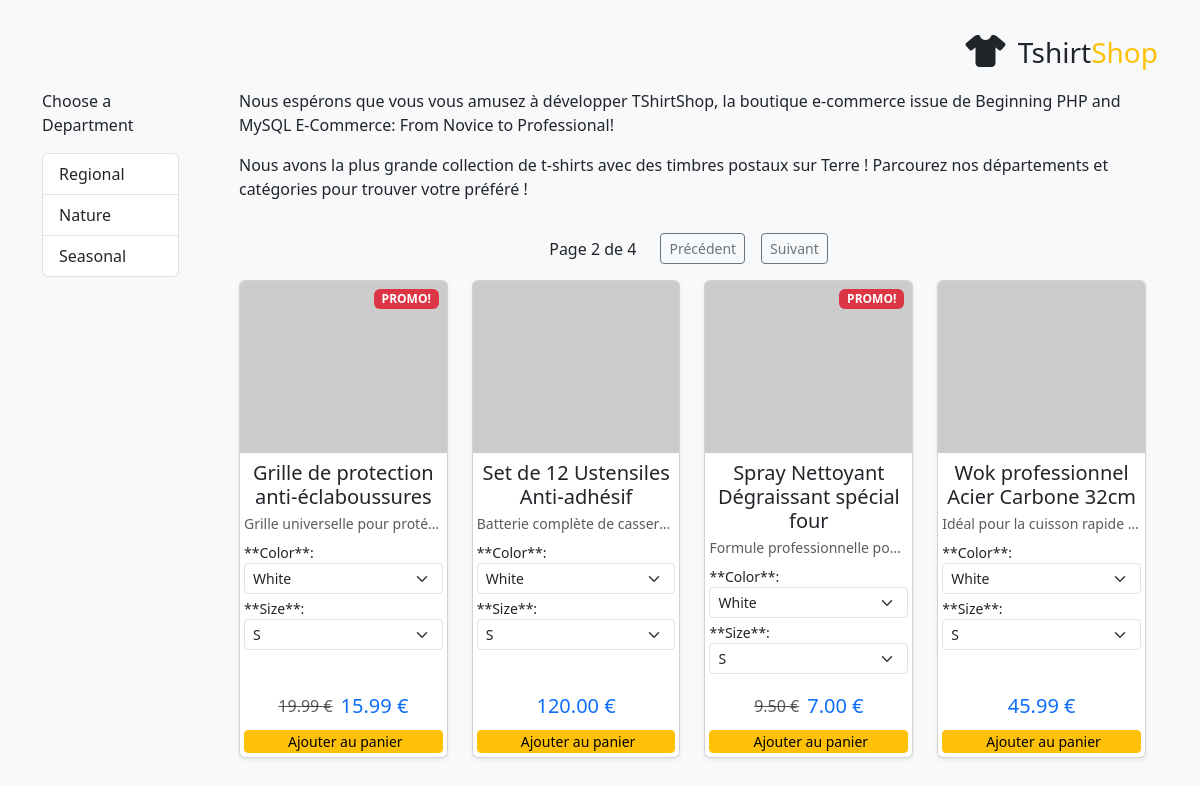
The page /index.php?Page=2 on the database its author committed.
### tables this page shows
CREATE TABLE `department` (
  `department_id` int(11) NOT NULL,
  `name` varchar(100) NOT NULL,
  `description` varchar(1000) DEFAULT NULL
);

CREATE TABLE `product` (
  `product_id` int(11) NOT NULL,
  `name` varchar(100) NOT NULL,
  `description` varchar(1000) NOT NULL,
  `price` decimal(10,2) NOT NULL,
  `discounted_price` decimal(10,2) NOT NULL DEFAULT '0.00',
  `image` varchar(150) DEFAULT NULL,
  `image_2` varchar(150) DEFAULT NULL,
  `thumbnail` varchar(150) DEFAULT NULL,
  `display` smallint(6) NOT NULL DEFAULT '0'
);

CREATE TABLE `attribute` (
  `attribute_id` int(11) NOT NULL,
  `name` varchar(100) NOT NULL
);

CREATE TABLE `attribute_value` (
  `attribute_value_id` int(11) NOT NULL,
  `attribute_id` int(11) NOT NULL,
  `value` varchar(100) NOT NULL
);

### presentation/templates_c/%%10^108^1083067C%%products_list.tpl.php (the view, shortened to what the rows shown need)
<?php echo smarty_function_load_presentation_object(array('filename' => 'products_list','assign' => 'obj'), $this);?>
<?php if ($this->_tpl_vars['obj']->mProducts): ?>
        <div class="row row-cols-1 row-cols-sm-2 row-cols-md-3 row-cols-lg-4 g-4">
        <?php unset($this->_sections['k']);
$this->_sections['k']['name'] = 'k';
$this->_sections['k']['loop'] = is_array($_loop=$this->_tpl_vars['obj']->mProducts) ? count($_loop) : max(0, (int)$_loop); unset($_loop);
$this->_sections['k']['show'] = true;
$this->_sections['k']['max'] = $this->_sections['k']['loop'];
$this->_sections['k']['step'] = 1;
$this->_sections['k']['start'] = $this->_sections['k']['step'] > 0 ? 0 : $this->_sections['k']['loop']-1;
if ($this->_sections['k']['show']) {
    $this->_sections['k']['total'] = $this->_sections['k']['loop'];
} else
    $this->_sections['k']['total'] = 0;
if ($this->_sections['k']['show']):
            for ($this->_sections['k']['index'] = $this->_sections['k']['start'], $this->_sections['k']['iteration'] = 1;
                 $this->_sections['k']['iteration'] <= $this->_sections['k']['total'];
                 $this->_sections['k']['index'] += $this->_sections['k']['step'], $this->_sections['k']['iteration']++):
$this->_sections['k']['rownum'] = $this->_sections['k']['iteration'];
$this->_sections['k']['index_prev'] = $this->_sections['k']['index'] - $this->_sections['k']['step'];
$this->_sections['k']['index_next'] = $this->_sections['k']['index'] + $this->_sections['k']['step'];
$this->_sections['k']['first']      = ($this->_sections['k']['iteration'] == 1);
$this->_sections['k']['last']       = ($this->_sections['k']['iteration'] == $this->_sections['k']['total']);
?>
                        <div class="col">
                <div class="card h-100 shadow-sm product-card-custom">
                                        <div class="position-relative">
                        <?php if ($this->_tpl_vars['obj']->mProducts[$this->_sections['k']['index']]['thumbnail'] != ""): ?>
                            <a href="<?php echo $this->_tpl_vars['obj']->mProducts[$this->_sections['k']['index']]['link_to_product']; ?>
">
                                                                                                <img src="https://placehold.co/600x500" class="card-img-top" alt="T-Shirt Placeholder">
                            </a>
                                                        <?php if ($this->_tpl_vars['obj']->mProducts[$this->_sections['k']['index']]['discounted_price'] != 0 && $this->_tpl_vars['obj']->mProducts[$this->_sections['k']['index']]['price'] > $this->_tpl_vars['obj']->mProducts[$this->_sections['k']['index']]['discounted_price']): ?>
                                <span class="badge bg-danger position-absolute top-0 end-0 mt-2 me-2">
                                    PROMO!
                                </span>
                            <?php endif; ?>
                        <?php endif; ?>
                    </div>
                                        <div class="card-body d-flex flex-column text-center m-0 p-1">
                        <h5 class="card-title fs-5 m-1">
                            <a href="<?php echo $this->_tpl_vars['obj']->mProducts[$this->_sections['k']['index']]['link_to_product']; ?>
" class="text-decoration-none text-dark">
                                <?php echo $this->_tpl_vars['obj']->mProducts[$this->_sections['k']['index']]['name']; ?>
                            </a>
                        </h5>
                        <p class="card-text text-muted small text-truncate m-0">
                            <?php echo $this->_tpl_vars['obj']->mProducts[$this->_sections['k']['index']]['description']; ?>
                        </p>
                                                <p class="attributes text-start small mt-2">
                                                <?php unset($this->_sections['l']);
$this->_sections['l']['name'] = 'l';
$this->_sections['l']['loop'] = is_array($_loop=$this->_tpl_vars['obj']->mProducts[$this->_sections['k']['index']]['attributes']) ? count($_loop) : max(0, (int)$_loop); unset($_loop);
$this->_sections['l']['show'] = true;
$this->_sections['l']['max'] = $this->_sections['l']['loop'];
$this->_sections['l']['step'] = 1;
$this->_sections['l']['start'] = $this->_sections['l']['step'] > 0 ? 0 : $this->_sections['l']['loop']-1;
if ($this->_sections['l']['show']) {
    $this->_sections['l']['total'] = $this->_sections['l']['loop'];
} else
    $this->_sections['l']['total'] = 0;
if ($this->_sections['l']['show']):
            for ($this->_sections['l']['index'] = $this->_sections['l']['start'], $this->_sections['l']['iteration'] = 1;
                 $this->_sections['l']['iteration'] <= $this->_sections['l']['total'];
                 $this->_sections['l']['index'] += $this->_sections['l']['step'], $this->_sections['l']['iteration']++):
$this->_sections['l']['rownum'] = $this->_sections['l']['iteration'];
$this->_sections['l']['index_prev'] = $this->_sections['l']['index'] - $this->_sections['l']['step'];
$this->_sections['l']['index_next'] = $this->_sections['l']['index'] + $this->_sections['l']['step'];
$this->_sections['l']['first']      = ($this->_sections['l']['iteration'] == 1);
$this->_sections['l']['last']       = ($this->_sections['l']['iteration'] == $this->_sections['l']['total']);
?>
                                                        <?php if ($this->_sections['l']['first'] || $this->_tpl_vars['obj']->mProducts[$this->_sections['k']['index']]['attributes'][$this->_sections['l']['index']]['attribute_name'] !== $this->_tpl_vars['obj']->mProducts[$this->_sections['k']['index']]['attributes'][$this->_sections['l']['index_prev']]['attribute_name']): ?>
                                **<?php echo $this->_tpl_vars['obj']->mProducts[$this->_sections['k']['index']]['attributes'][$this->_sections['l']['index']]['attribute_name']; ?>
**:
                                <select name="attr_<?php echo $this->_tpl_vars['obj']->mProducts[$this->_sections['k']['index']]['attributes'][$this->_sections['l']['index']]['attribute_name']; ?>
" class="form-select form-select-sm mb-1">
                            <?php endif; ?>
                                                        <option value="<?php echo $this->_tpl_vars['obj']->mProducts[$this->_sections['k']['index']]['attributes'][$this->_sections['l']['index']]['attribute_value']; ?>
">
                                <?php echo $this->_tpl_vars['obj']->mProducts[$this->_sections['k']['index']]['attributes'][$this->_sections['l']['index']]['attribute_value']; ?>
                            </option>
                            <?php if ($this->_sections['l']['last'] || $this->_tpl_vars['obj']->mProducts[$this->_sections['k']['index']]['attributes'][$this->_sections['l']['index']]['attribute_name'] !== $this->_tpl_vars['obj']->mProducts[$this->_sections['k']['index']]['attributes'][$this->_sections['l']['index_next']]['attribute_name']): ?>
                                </select>
                            <?php endif; ?>
                        <?php endfor; endif; ?>
                        </p>
                                                <div class="mt-auto">
                            <div class="price-section d-flex justify-content-center mb-1">
                                <?php if ($this->_tpl_vars['obj']->mProducts[$this->_sections['k']['index']]['discounted_price'] != 0): ?>
                                                                        <span class="text-muted text-decoration-line-through me-2 fs-6"><?php echo ((is_array($_tmp=$this->_tpl_vars['obj']->mProducts[$this->_sections['k']['index']]['price'])) ? $this->_run_mod_handler('string_format', true, $_tmp, "%.2f €") : smarty_modifier_string_format($_tmp, "%.2f €")); ?>
</span>
                                                                        <span class="h5 text-primary fs-5"><?php echo ((is_array($_tmp=$this->_tpl_vars['obj']->mProducts[$this->_sections['k']['index']]['discounted_price'])) ? $this->_run_mod_handler('string_format', true, $_tmp, "%.2f €") : smarty_modifier_string_format($_tmp, "%.2f €")); ?>
</span>
                                <?php else: ?>
                                                                        <span class="h5 text-primary fs-5"><?php echo ((is_array($_tmp=$this->_tpl_vars['obj']->mProducts[$this->_sections['k']['index']]['price'])) ? $this->_run_mod_handler('string_format', true, $_tmp, "%.2f €") : smarty_modifier_string_format($_tmp, "%.2f €")); ?>
</span>
                                <?php endif; ?>
                            </div>
                            <button type="button" class="btn btn-warning btn-sm w-100 p-0">
                                <i class="bi bi-cart-plus-fill me-1"></i> Ajouter au panier
                            </button>
                        </div>
                    </div>
                </div>
            </div>
        <?php endfor; endif; ?>
    </div> <?php endif; ?>

### presentation/templates_c/%%A5^A5A^A5A1C73D%%departments_list.tpl.php (shortened to what the rows shown need)
<?php echo smarty_function_load_presentation_object(array('filename' => 'departments_list','assign' => 'obj'), $this);?>
<div class="box">
  <ul class="list-group">
        <?php unset($this->_sections['i']);
$this->_sections['i']['name'] = 'i';
$this->_sections['i']['loop'] = is_array($_loop=$this->_tpl_vars['obj']->mDepartments) ? count($_loop) : max(0, (int)$_loop); unset($_loop);
$this->_sections['i']['show'] = true;
$this->_sections['i']['max'] = $this->_sections['i']['loop'];
$this->_sections['i']['step'] = 1;
$this->_sections['i']['start'] = $this->_sections['i']['step'] > 0 ? 0 : $this->_sections['i']['loop']-1;
if ($this->_sections['i']['show']) {
    $this->_sections['i']['total'] = $this->_sections['i']['loop'];
} else
    $this->_sections['i']['total'] = 0;
if ($this->_sections['i']['show']):
            for ($this->_sections['i']['index'] = $this->_sections['i']['start'], $this->_sections['i']['iteration'] = 1;
                 $this->_sections['i']['iteration'] <= $this->_sections['i']['total'];
                 $this->_sections['i']['index'] += $this->_sections['i']['step'], $this->_sections['i']['iteration']++):
$this->_sections['i']['rownum'] = $this->_sections['i']['iteration'];
$this->_sections['i']['index_prev'] = $this->_sections['i']['index'] - $this->_sections['i']['step'];
$this->_sections['i']['index_next'] = $this->_sections['i']['index'] + $this->_sections['i']['step'];
$this->_sections['i']['first']      = ($this->_sections['i']['iteration'] == 1);
$this->_sections['i']['last']       = ($this->_sections['i']['iteration'] == $this->_sections['i']['total']);
?>
      <li class="list-group-item list-group-item-action">
                <a <?php echo $this->_tpl_vars['selected']; ?>
 href="<?php echo $this->_tpl_vars['obj']->mDepartments[$this->_sections['i']['index']]['link_to_department']; ?>
" class="text-decoration-none text-dark">
          <?php echo $this->_tpl_vars['obj']->mDepartments[$this->_sections['i']['index']]['name']; ?>
        </a>
      </li>
    <?php endfor; endif; ?>
  </ul>
</div>

### rows shown on the page
department: name "Regional"
department: name "Nature"
department: name "Seasonal"
product: shows "PROMO!", name "Grille de protection anti-éclaboussures", _sections "Grille universelle pour proté…", name "White", name "S", price "19.99 €", discounted_price "15.99 €"
attribute: name "Color"
attribute: name "Size"
product: name "Set de 12 Ustensiles Anti-adhésif", _sections "Batterie complète de casser…", name "White", name "S", price "120.00 €"
product: shows "PROMO!", name "Spray Nettoyant Dégraissant spécial four", _sections "Formule professionnelle po…", name "White", name "S", price "9.50 €", discounted_price "7.00 €"
product: name "Wok professionnel Acier Carbone 32cm", _sections "Idéal pour la cuisson rapide…", name "White", name "S", price "45.99 €"

### other values the page prints
$this->_tpl_vars['obj']->mPage "2"
$this->_tpl_vars['obj']->mrTotalPages "4"
